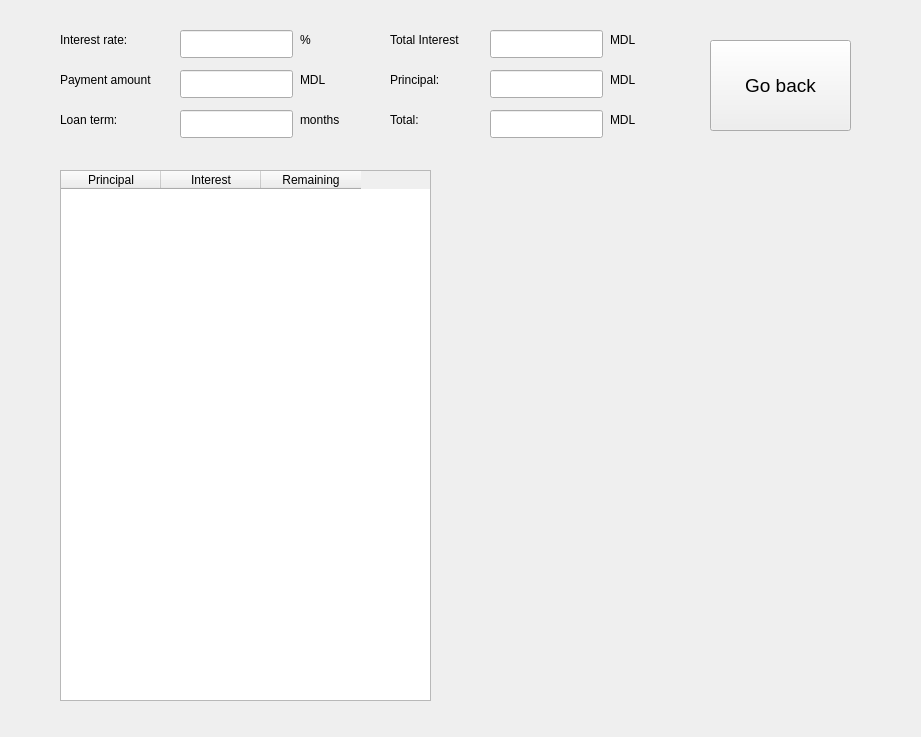
<?xml version="1.0" encoding="UTF-8"?>
<ui version="4.0">
 <class>LoanDetails</class>
 <widget class="QWidget" name="LoanDetails">
  <property name="geometry">
   <rect>
    <x>0</x>
    <y>0</y>
    <width>921</width>
    <height>737</height>
   </rect>
  </property>
  <property name="windowTitle">
   <string>Form</string>
  </property>
  <widget class="QPushButton" name="btnBackToMain">
   <property name="geometry">
    <rect>
     <x>710</x>
     <y>40</y>
     <width>141</width>
     <height>91</height>
    </rect>
   </property>
   <property name="font">
    <font>
     <pointsize>14</pointsize>
    </font>
   </property>
   <property name="text">
    <string>Go back</string>
   </property>
  </widget>
  <widget class="QLineEdit" name="lineEditInterestRate">
   <property name="geometry">
    <rect>
     <x>180</x>
     <y>30</y>
     <width>113</width>
     <height>28</height>
    </rect>
   </property>
   <property name="readOnly">
    <bool>true</bool>
   </property>
  </widget>
  <widget class="QLineEdit" name="lineEditPaymentAmount">
   <property name="geometry">
    <rect>
     <x>180</x>
     <y>70</y>
     <width>113</width>
     <height>28</height>
    </rect>
   </property>
   <property name="readOnly">
    <bool>true</bool>
   </property>
  </widget>
  <widget class="QLineEdit" name="lineEditLoanTerm">
   <property name="geometry">
    <rect>
     <x>180</x>
     <y>110</y>
     <width>113</width>
     <height>28</height>
    </rect>
   </property>
   <property name="readOnly">
    <bool>true</bool>
   </property>
  </widget>
  <widget class="QLineEdit" name="lineEditTotalInterest">
   <property name="geometry">
    <rect>
     <x>490</x>
     <y>30</y>
     <width>113</width>
     <height>28</height>
    </rect>
   </property>
   <property name="readOnly">
    <bool>true</bool>
   </property>
  </widget>
  <widget class="QLineEdit" name="lineEditTotal">
   <property name="geometry">
    <rect>
     <x>490</x>
     <y>110</y>
     <width>113</width>
     <height>28</height>
    </rect>
   </property>
   <property name="readOnly">
    <bool>true</bool>
   </property>
  </widget>
  <widget class="QLineEdit" name="lineEditPrincipal">
   <property name="geometry">
    <rect>
     <x>490</x>
     <y>70</y>
     <width>113</width>
     <height>28</height>
    </rect>
   </property>
   <property name="readOnly">
    <bool>true</bool>
   </property>
  </widget>
  <widget class="QLabel" name="label">
   <property name="geometry">
    <rect>
     <x>60</x>
     <y>30</y>
     <width>101</width>
     <height>20</height>
    </rect>
   </property>
   <property name="text">
    <string>Interest rate:</string>
   </property>
  </widget>
  <widget class="QLabel" name="label_2">
   <property name="geometry">
    <rect>
     <x>60</x>
     <y>70</y>
     <width>121</width>
     <height>20</height>
    </rect>
   </property>
   <property name="text">
    <string>Payment amount</string>
   </property>
  </widget>
  <widget class="QLabel" name="label_3">
   <property name="geometry">
    <rect>
     <x>60</x>
     <y>110</y>
     <width>91</width>
     <height>20</height>
    </rect>
   </property>
   <property name="text">
    <string>Loan term:</string>
   </property>
  </widget>
  <widget class="QLabel" name="label_4">
   <property name="geometry">
    <rect>
     <x>390</x>
     <y>70</y>
     <width>63</width>
     <height>20</height>
    </rect>
   </property>
   <property name="text">
    <string>Principal:</string>
   </property>
  </widget>
  <widget class="QLabel" name="label_5">
   <property name="geometry">
    <rect>
     <x>390</x>
     <y>30</y>
     <width>111</width>
     <height>20</height>
    </rect>
   </property>
   <property name="text">
    <string>Total Interest</string>
   </property>
  </widget>
  <widget class="QLabel" name="label_6">
   <property name="geometry">
    <rect>
     <x>390</x>
     <y>110</y>
     <width>63</width>
     <height>20</height>
    </rect>
   </property>
   <property name="text">
    <string>Total:</string>
   </property>
  </widget>
  <widget class="QTableWidget" name="tableWidget_paymentSchedule">
   <property name="geometry">
    <rect>
     <x>60</x>
     <y>170</y>
     <width>371</width>
     <height>531</height>
    </rect>
   </property>
   <property name="editTriggers">
    <set>QAbstractItemView::NoEditTriggers</set>
   </property>
   <property name="selectionMode">
    <enum>QAbstractItemView::SingleSelection</enum>
   </property>
   <column>
    <property name="text">
     <string>Principal</string>
    </property>
   </column>
   <column>
    <property name="text">
     <string>Interest</string>
    </property>
   </column>
   <column>
    <property name="text">
     <string>Remaining</string>
    </property>
   </column>
  </widget>
  <widget class="QWidget" name="verticalLayoutWidget">
   <property name="geometry">
    <rect>
     <x>459</x>
     <y>169</y>
     <width>421</width>
     <height>261</height>
    </rect>
   </property>
   <layout class="QVBoxLayout" name="verticalLayoutCumulativePrincipal"/>
  </widget>
  <widget class="QWidget" name="verticalLayoutWidget_2">
   <property name="geometry">
    <rect>
     <x>460</x>
     <y>440</y>
     <width>421</width>
     <height>261</height>
    </rect>
   </property>
   <layout class="QVBoxLayout" name="verticalLayoutCumulativeInterest"/>
  </widget>
  <widget class="QLabel" name="label_7">
   <property name="geometry">
    <rect>
     <x>610</x>
     <y>30</y>
     <width>63</width>
     <height>20</height>
    </rect>
   </property>
   <property name="text">
    <string>MDL</string>
   </property>
  </widget>
  <widget class="QLabel" name="label_8">
   <property name="geometry">
    <rect>
     <x>610</x>
     <y>70</y>
     <width>63</width>
     <height>20</height>
    </rect>
   </property>
   <property name="text">
    <string>MDL</string>
   </property>
  </widget>
  <widget class="QLabel" name="label_9">
   <property name="geometry">
    <rect>
     <x>610</x>
     <y>110</y>
     <width>63</width>
     <height>20</height>
    </rect>
   </property>
   <property name="text">
    <string>MDL</string>
   </property>
  </widget>
  <widget class="QLabel" name="label_10">
   <property name="geometry">
    <rect>
     <x>300</x>
     <y>110</y>
     <width>63</width>
     <height>20</height>
    </rect>
   </property>
   <property name="text">
    <string>months</string>
   </property>
  </widget>
  <widget class="QLabel" name="label_11">
   <property name="geometry">
    <rect>
     <x>300</x>
     <y>70</y>
     <width>63</width>
     <height>20</height>
    </rect>
   </property>
   <property name="text">
    <string>MDL</string>
   </property>
  </widget>
  <widget class="QLabel" name="label_12">
   <property name="geometry">
    <rect>
     <x>300</x>
     <y>30</y>
     <width>63</width>
     <height>20</height>
    </rect>
   </property>
   <property name="text">
    <string>%</string>
   </property>
  </widget>
 </widget>
 <resources/>
 <connections/>
</ui>
